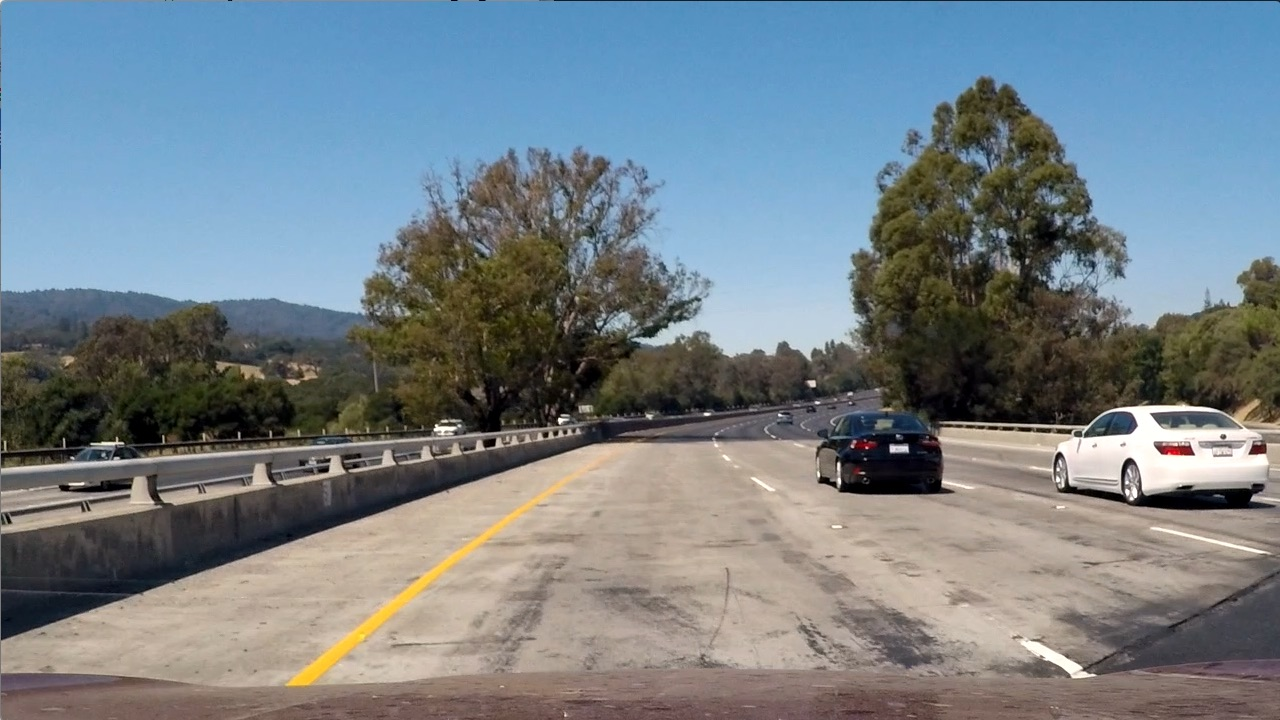
#> input picture CarND-Advanced-Lane-Lines/test_images/test1.jpg, 1280 x 720 px; its folder holds only this picture in this run
$ jupyter execute --allow-errors edge_detection.ipynb   (shell and % lines are left out)   (older library calls are emulated)
#> lines starting #> are read from the running program, lines starting #| are printed output that depends on the picture; after the words box and inside, x2 and y2 are one past the last pixel; in counts of white or black regions, pixels touching at a corner belong together
#> further down, image is the input picture: shape (720, 1280, 3); mean B, G, R 135.5, 128.7, 117.5
[cell 1]
#imported packages
import os
import pickle
import cv2
import numpy as np
import glob
import matplotlib.pyplot as plt
import matplotlib.image as mpimg
from scipy.signal import find_peaks_cwt

[cell 2]
# Calculate directional gradient
def abs_sobel_thresh(gray, orient='x', sobel_kernel=3, thresh=(0, 255)):
    # Apply x or y gradient
    if orient == 'x':
        sobel = cv2.Sobel(gray, cv2.CV_64F, 1, 0, ksize=sobel_kernel)
    elif orient == 'y':
        sobel = cv2.Sobel(gray, cv2.CV_64F, 0, 1, ksize=sobel_kernel)
    # Take the absolute values
    sobel = np.absolute(sobel)
    # Rescale back to 8 bit integer
    scaled_sobel = np.uint8(255*sobel/np.max(sobel))
    # Create a copy and apply the threshold
    binary_output = np.zeros_like(scaled_sobel)
    binary_output[(scaled_sobel > thresh[0]) & (scaled_sobel < thresh[1])] = 1
    # Return the result
    return binary_output

# Calculate gradient magnitude
def mag_thresh(gray, sobel_kernel=3, mag_thresh=(0, 255)):
    # Apply x and y gradients
    sobelx = cv2.Sobel(gray, cv2.CV_64F, 1, 0, ksize=sobel_kernel)
    sobely = cv2.Sobel(gray, cv2.CV_64F, 0, 1, ksize=sobel_kernel)
    # Calculate the gradient magnitude
    sobel = np.sqrt(sobelx ** 2 + sobely ** 2)
    # Rescale back to 8 bit integer
    scaled_sobel = np.uint8(255*sobel/np.max(sobel))
    # Create a copy and apply the threshold
    binary_output = np.zeros_like(scaled_sobel)
    binary_output[(scaled_sobel > mag_thresh[0]) & (scaled_sobel < mag_thresh[1])] = 1
    # Return the result
    return binary_output

# Calculate gradient direction
def dir_threshold(gray, sobel_kernel=3, thresh=(0, np.pi/2)):
    # Apply x and y gradients
    sobelx = cv2.Sobel(gray, cv2.CV_64F, 1, 0, ksize=sobel_kernel)
    sobely = cv2.Sobel(gray, cv2.CV_64F, 0, 1, ksize=sobel_kernel)

    # Error statement to ignore division and invalid errors
    with np.errstate(divide='ignore', invalid='ignore'):
        absgraddir = np.absolute(np.arctan(sobely/sobelx))
        dir_binary =  np.zeros_like(absgraddir)
        dir_binary[(absgraddir > thresh[0]) & (absgraddir < thresh[1])] = 1
    # Return the result
    return dir_binary

[cell 3]
def pipeline(img, s_thresh=(160, 255)):

    # Gaussian Blur
#> called with s_thresh = (160, 255)
    kernel_size = 5
    img = cv2.GaussianBlur(img, (kernel_size, kernel_size), 0)

    # Convert to HLS color space and separate the S channel
    hls = cv2.cvtColor(img, cv2.COLOR_RGB2HLS)
#> hls: shape (720, 1280, 3); mean of channels 0, 1, 2 68.2, 126.7, 72.3
    s = hls[:,:,2]

    # Grayscale image
    gray = cv2.cvtColor(img, cv2.COLOR_RGB2GRAY)

    # Define sobel kernel size
    ksize = 7

    # Apply each of the thresholding functions
    gradx = abs_sobel_thresh(gray, orient='x', sobel_kernel=ksize, thresh=(10, 255)) #sx_thresh (10,255)
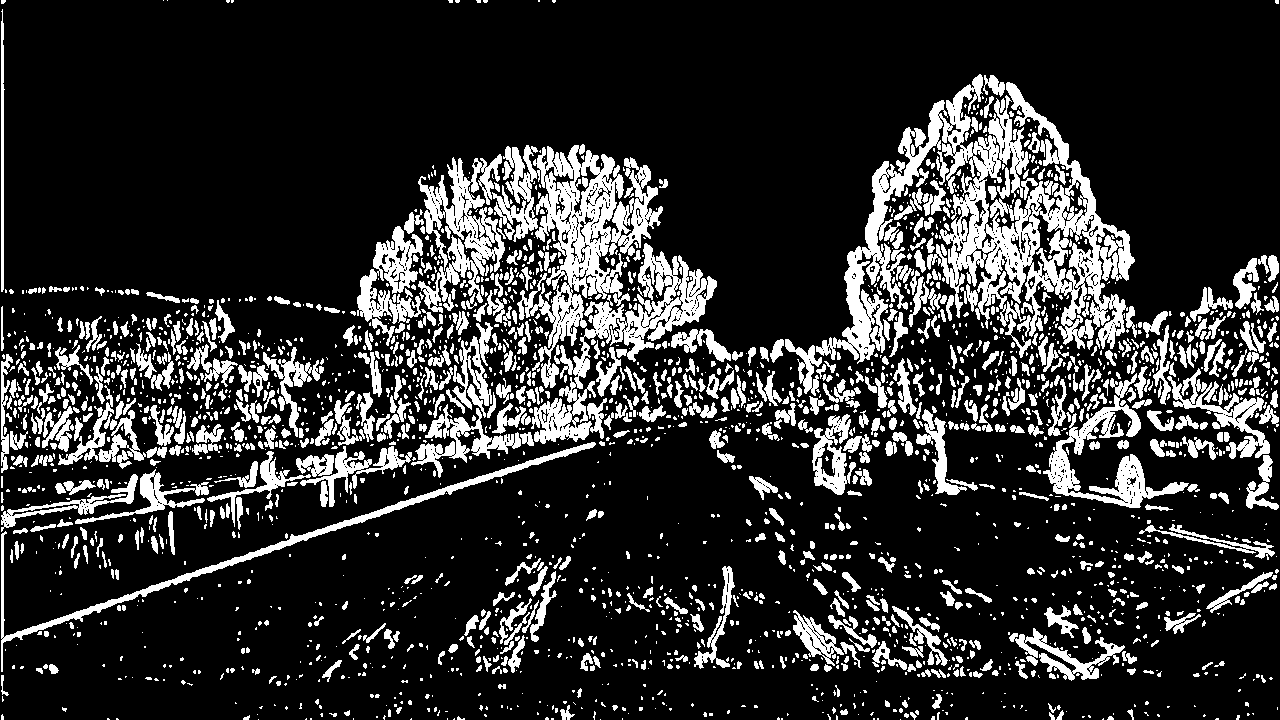
#> gradx: shape (720, 1280); values 0 (black) and 1 (white), 18.7% white; 2726 white regions (1781 under 20 px), largest, box (x1, y1, x2, y2) and area: (816, 74, 1135, 364) 28230, (492, 144, 663, 388) 13811, (531, 243, 717, 444) 8353
    grady = abs_sobel_thresh(gray, orient='y', sobel_kernel=ksize, thresh=(60, 255)) #sy_thresh (60,255)
#> grady: shape (720, 1280); values 0 (black) and 1 (white), 3.2% white; 557 white regions (353 under 20 px), largest, box (x1, y1, x2, y2) and area: (0, 438, 771, 642) 3390, (936, 397, 1260, 440) 2969, (0, 434, 435, 470) 1578
    mag_binary = mag_thresh(gray, sobel_kernel=ksize, mag_thresh=(40, 255)) #mag_thresh (40,255)
#> mag_binary: shape (720, 1280); values 0 (black) and 1 (white), 8.5% white; 850 white regions (567 under 20 px), largest, box (x1, y1, x2, y2) and area: (0, 396, 1280, 643) 17395, (0, 409, 662, 477) 9879, (0, 448, 397, 536) 7174
    dir_binary = dir_threshold(gray, sobel_kernel=ksize, thresh=(.65, 1.05)) #
#> in dir_threshold, `absgraddir = np.absolute(np.arctan(sobely/sobelx))`:
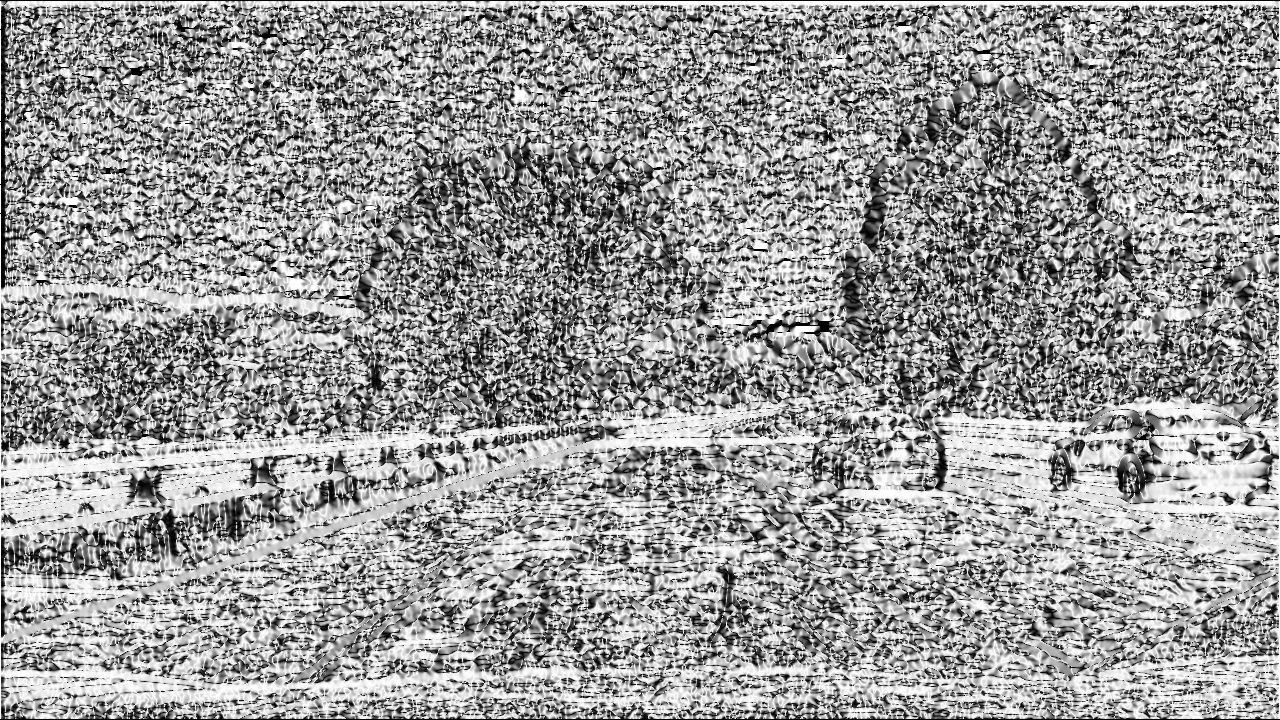
#> absgraddir: shape (720, 1280) float64; 0.23% of the values are NaN or infinite; the others: min 0, max 1.57, mean 0.951; drawn with min black, max white, NaN and infinite black
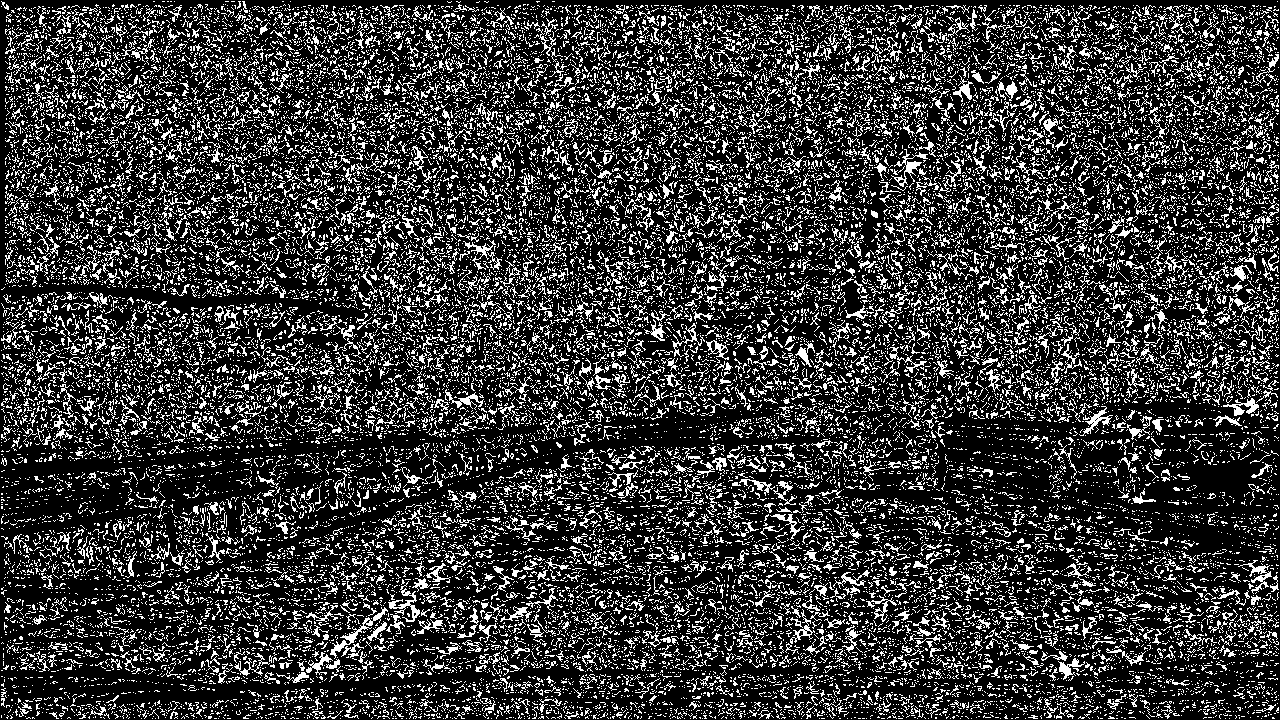
#> dir_binary: shape (720, 1280) float64; values 0 (black) and 1 (white), 22.1% white in thin lines or dots
#> `result = pipeline(image)`:
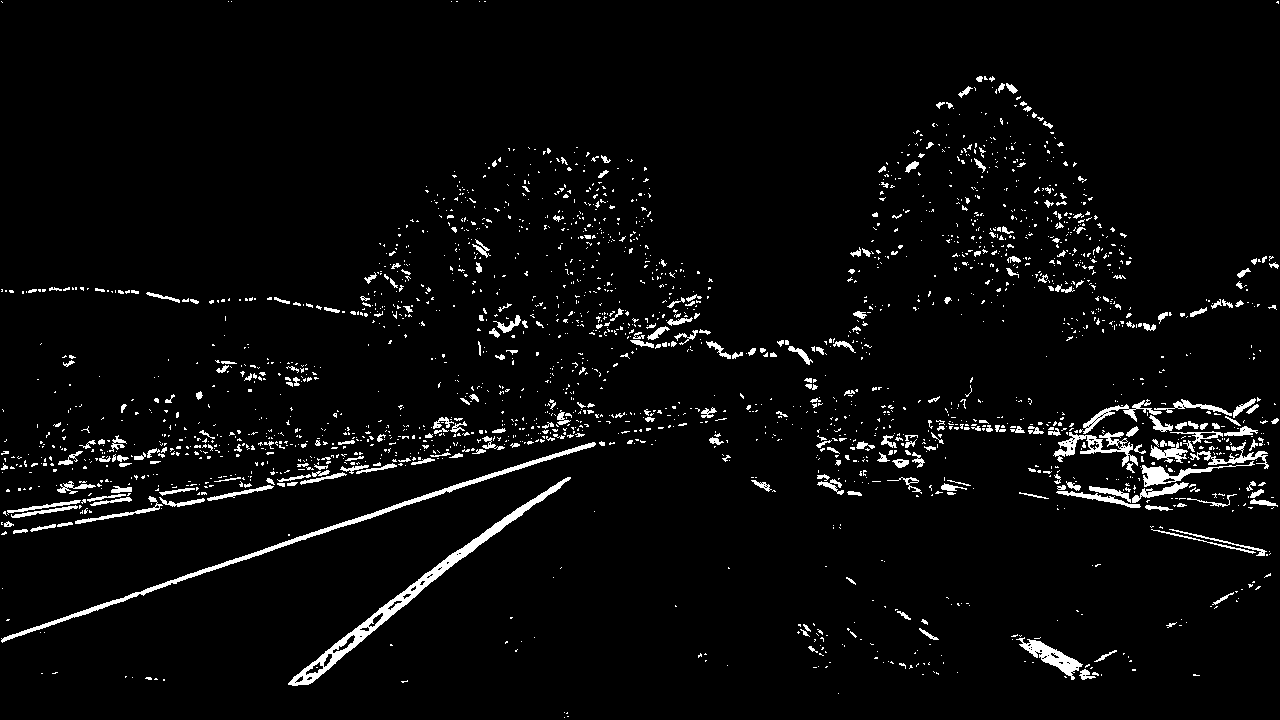
#> result: shape (720, 1280) float64; values 0 (black) and 1 (white), 3.9% white; 2289 white regions (1979 under 20 px), largest, box (x1, y1, x2, y2) and area: (288, 477, 571, 686) 3233, (1, 442, 596, 643) 2679, (1053, 432, 1138, 467) 948

    # Combine all the thresholding information
    combined = np.zeros_like(dir_binary)
    combined[((gradx == 1) & (grady == 1)) | ((mag_binary == 1) & (dir_binary == 1))] = 1

    # Threshold color channel
    s_binary = np.zeros_like(combined)
    s_binary[(s > s_thresh[0]) & (s < s_thresh[1])] = 1

    # This returns a stack of the two binary images, whose components you can see as different colors
    color_binary = np.zeros_like(combined)
    color_binary[(s_binary > 0) | (combined > 0)] = 1

    return color_binary

#> (the rest of this cell did not finish here and is left out)
